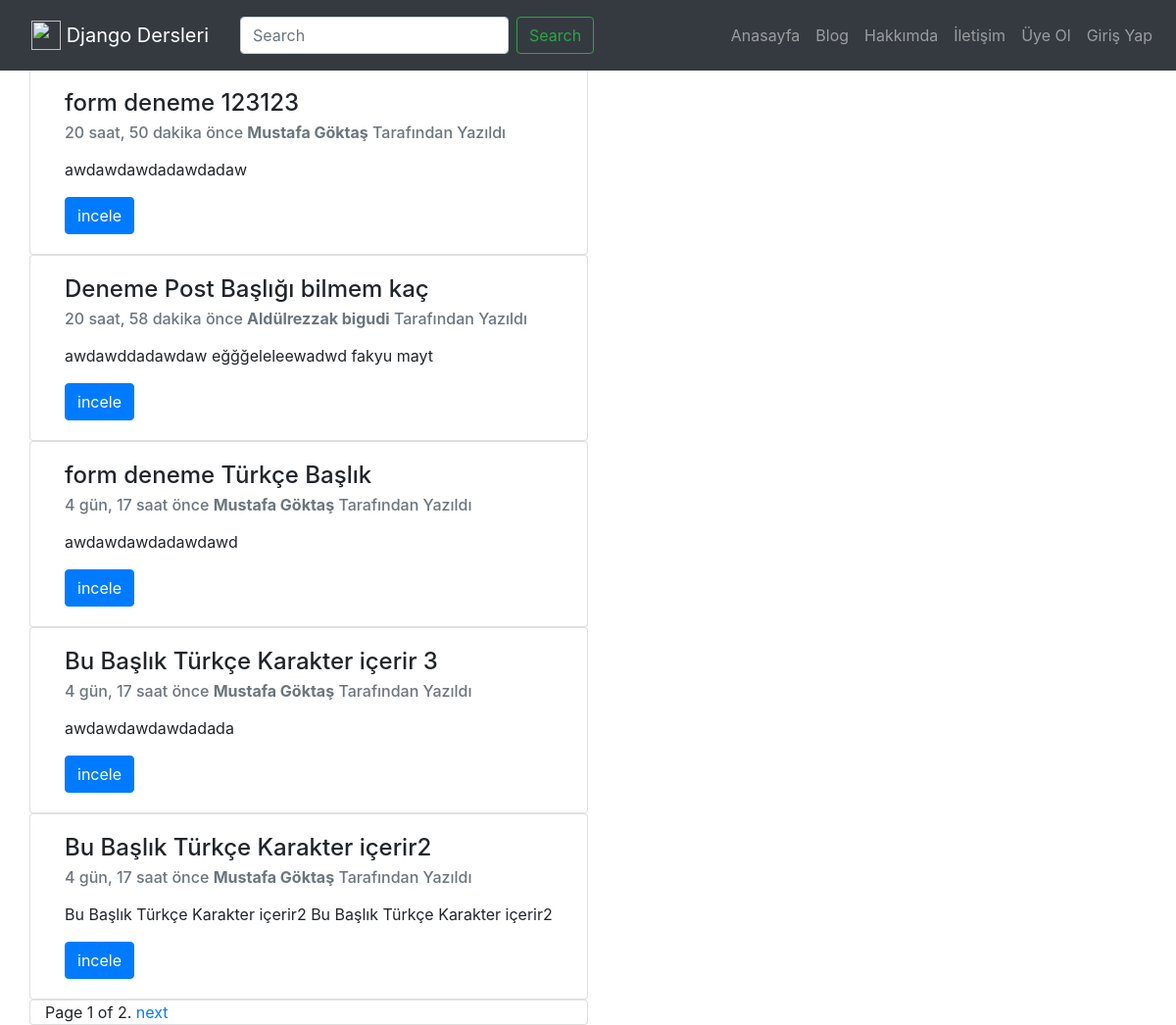
The page /post/index/ on the database its author committed.
### post/models.py (models this page shows, shortened)
class Post(models.Model):
    user = models.ForeignKey('auth.User', verbose_name='Yazar',on_delete=models.DO_NOTHING,related_name='posts')
    title = models.CharField(max_length=120, verbose_name='Başlık')
    content = RichTextField(verbose_name='İçerik')
    publishing_date = models.DateTimeField(verbose_name='Yayımlanma Tarihi',auto_now_add=True)
    image = models.ImageField(null=True, blank=True)
    slug = models.SlugField(unique=True, editable=False,max_length=130)
    def get_absolute_url(self):
        return reverse('post:detail',kwargs={'slug':self.slug})
    class Meta:
        ordering = ['-publishing_date', 'id']

### post/views.py (the view, shortened to what this page needs)
# urls.py: path('index/', post_index, name='index'),
def post_index(request):
    post_list = Post.objects.all()
    query = request.GET.get('q')
    paginator = Paginator(post_list, 5)  # Show 25 contacts per page
    page = request.GET.get('sayfa')
    try:
        posts = paginator.page(page)
    except PageNotAnInteger:
        posts = paginator.page(1)
    except EmptyPage:
        posts = paginator.page(paginator.num_pages)
    return render(request,'post/index.html', {'posts': posts})

### templates/post/index.html (shortened to what this page needs)
{% extends 'base.html' %}
    {% block body %}
<div class="container ">
         {% for post in posts %}
    <div class="row">
    <div class="card col-md-6 col-md-offset-3">
      <div class="card-body">
        <h4 class="card-title">{{ post.title}}</h4>
          <h6 class="card-subtitle mb-2 text-muted">{{ post.publishing_date|timesince}} önce <b>{{ post.user.get_full_name}}</b> Tarafından Yazıldı</h6>
        <p class="card-text">{{ post.content|safe|linebreaks|truncatechars:150 }}</p>
        <a href="{{ post.get_absolute_url }}" class="btn btn-primary">incele</a>
      </div>
    </div>
    </div>
         {% endfor %}
        <div class="row">
    <div class="card col-md-6 col-md-offset-3">
        <div class="pagination">
        <span class="step-links">
            <span class="current">
                Page {{ posts.number }} of {{ posts.paginator.num_pages }}.
            </span>
            {% if posts.has_next %}
                <a href="?sayfa={{ posts.next_page_number }}{% if request.GET.q %}&q={{ request.GET.q }}{% endif %}">next</a>
            {% endif %}
        </span>
        </div>
    </div></div>
</div>
    {% endblock %}

### templates/base.html (shortened to what this page needs)
{% load static %}
<!DOCTYPE html>
<html lang="en">
<head>
    <link rel="stylesheet" href="{% static 'css/bootstrap.min.css' %}">
    <link rel="stylesheet" href="{% static 'css/style.css' %}">
</head>
<body>
    {% include 'header.html' %}
    {% block body %}
    {% endblock %}
</body>
</html>

### templates/header.html (shortened to what this page needs)
<nav class="navbar navbar-expand-lg navbar-dark bg-dark fixed-top">
  <nav class="navbar navbar-dark bg-dark">
  <a class="navbar-brand" href="#">
    <img src="https://getbootstrap.com/docs/4.3/assets/brand/bootstrap-solid.svg" width="30" height="30" class="d-inline-block align-top" alt="">
    Django Dersleri
  </a>
</nav>
  <div class="collapse navbar-collapse" id="navbarSupportedContent">
    <form class="form-inline my-2 my-lg-0" method="get">
      <input class="form-control mr-sm-2" type="search" placeholder="Search" name="q" value="{{ request.GET.q }}" aria-label="Search">
      <button class="btn btn-outline-success my-2 my-sm-0" type="submit">Search</button>
    </form>
    <ul class="navbar-nav ml-auto">
      <li class="nav-item">
        <a class="nav-link" href="{% url 'home' %}">Anasayfa</a>
      </li>
      <li class="nav-item">
        <a class="nav-link" href="{% url 'post:index' %}">Blog</a>
      </li>
        <li class="nav-item">
        <a class="nav-link" href="#">Hakkımda</a>
      </li>
        <li class="nav-item">
        <a class="nav-link" href="#">İletişim</a>
      </li>
{% if not request.user.is_authenticated %}
      <li class="nav-item">
        <a class="nav-link" href="{% url 'accounts:register' %}">Üye Ol</a>
      </li>
      <li class="nav-item">
        <a class="nav-link" href="{% url 'accounts:login' %}">Giriş Yap</a>
      </li>
{% else %}
      <li class="nav-item">
        <a class="nav-link" href="{% url 'accounts:logout' %}">Çıkış</a>
      </li>
{% endif %}
    </ul>
  </div>
</nav>

### staticfiles/css/style.css (style rules this page uses)
body { padding-top:70px; }

### rows shown on the page
Post: title "form deneme 123123", publishing_date "20 saat, 50 dakika", user.get_full_name "Mustafa Göktaş", content "awdawdawdadawdadaw"
Post: title "Deneme Post Başlığı bilmem kaç", publishing_date "20 saat, 58 dakika", user.get_full_name "Aldülrezzak bigudi", content "awdawddadawdaw eğğğeleleewadwd fakyu mayt"
Post: title "form deneme Türkçe Başlık", publishing_date "4 gün, 17 saat", user.get_full_name "Mustafa Göktaş", content "awdawdawdadawdawd"
Post: title "Bu Başlık Türkçe Karakter içerir 3", publishing_date "4 gün, 17 saat", user.get_full_name "Mustafa Göktaş", content "awdawdawdawdadada"
Post: title "Bu Başlık Türkçe Karakter içerir2", publishing_date "4 gün, 17 saat", user.get_full_name "Mustafa Göktaş", content "Bu Başlık Türkçe Karakter içerir2 Bu Başlık Türkçe Karakter içerir2"

### other values the page prints
{{ posts.number }} "1"
{{ posts.paginator.num_pages }} "2"
